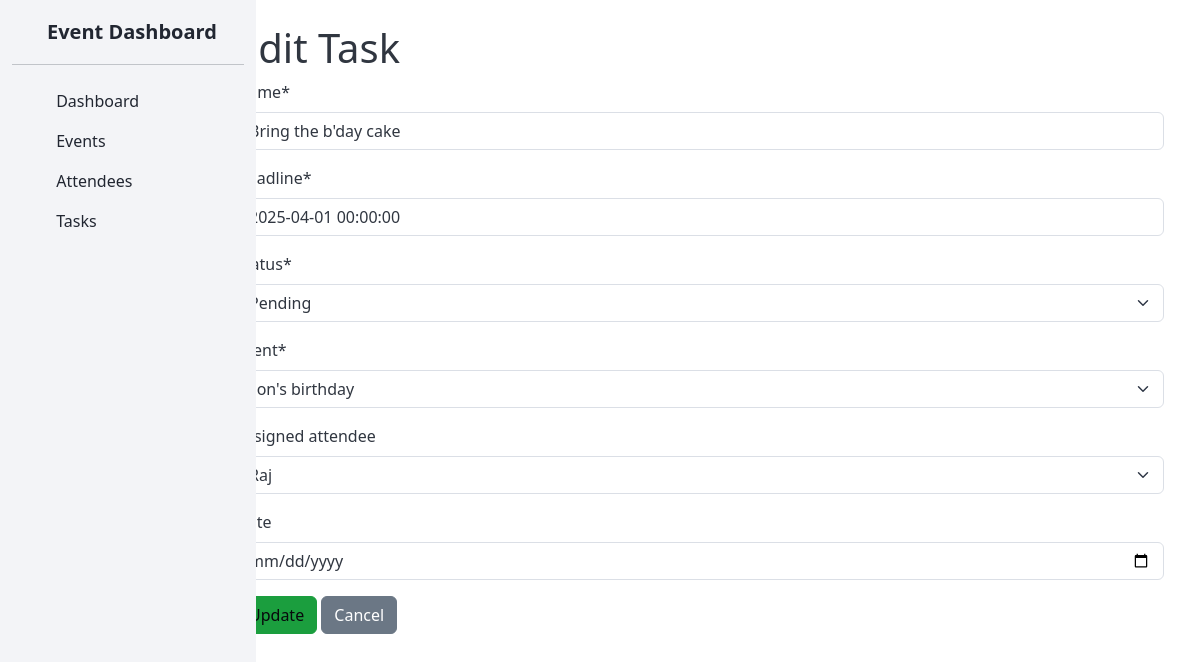
/tasks/7/edit/, run on an earlier commit of the app's database.
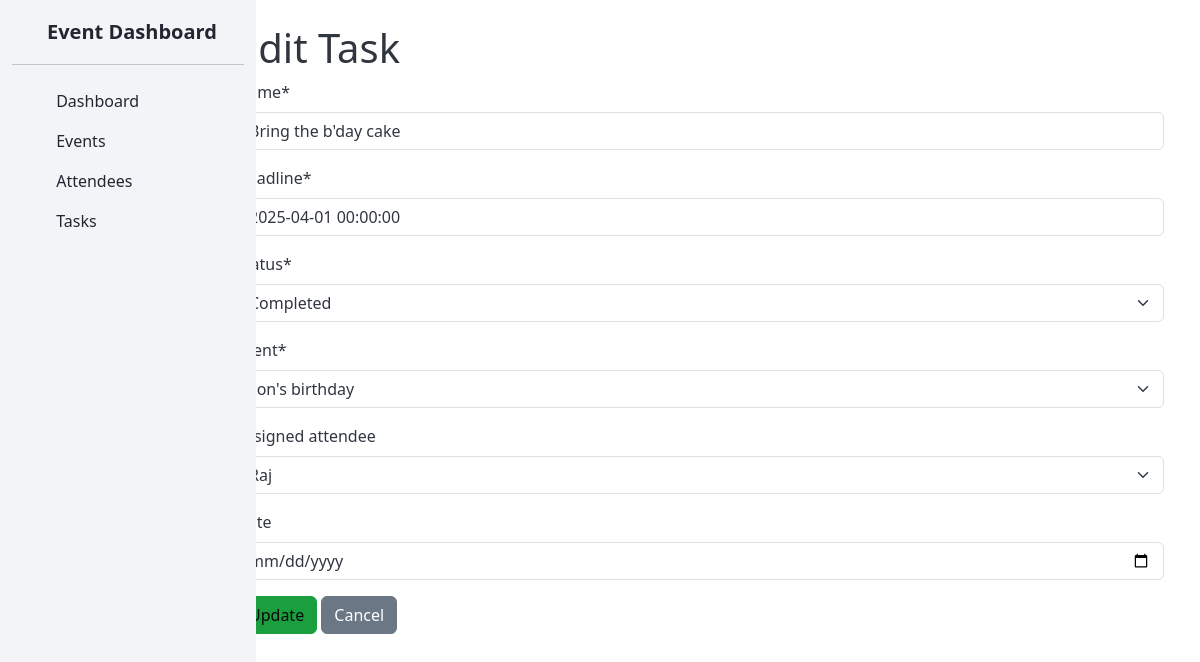
And on a later commit of the database.
### events/models.py (models this page shows, shortened)
class Task(models.Model):
    name = models.CharField(max_length=100)
    deadline = models.DateTimeField()
    status = models.CharField(max_length=50, choices=[('Pending', 'Pending'), ('Completed', 'Completed')])
    event = models.ForeignKey(Event, on_delete=models.CASCADE, related_name='tasks')
    assigned_attendee = models.ForeignKey(Attendee, on_delete=models.SET_NULL, null=True, blank=True)

class Event(models.Model):
    name = models.CharField(max_length=200)
    description = models.TextField()
    location = models.CharField(max_length=200)
    date = models.DateTimeField()
    attendees = models.ManyToManyField('Attendee', related_name='events', blank=False)
    def __str__(self):
        return self.name

class Attendee(models.Model):
    name = models.CharField(max_length=100)
    email = models.EmailField(unique=True)
    event = models.ForeignKey(Event, on_delete=models.CASCADE, related_name='event_attendees')
    def __str__(self):
        return self.name

### events/views.py (the view)
# urls.py: path('tasks/<int:pk>/edit/', views.task_create_edit, name='task_update'),
def task_create_edit(request, pk=None):
    if pk:
        task = get_object_or_404(Task, pk=pk)
        form_title = 'Edit Task'
    else:
        task = None
        form_title = 'Create Task'
    if request.method == 'POST':
        form = TaskForm(request.POST, instance=task)
        if form.is_valid():
            form.save()
            print("Form is valid and saved.")
            return redirect('task_list')
        else:
            print("Form is not valid.")
    else:
        form = TaskForm(instance=task)
    form.helper = FormHelper()
    form.helper.form_method = 'POST'
    form.helper.add_input(Submit('submit', 'Save'))
    return render(request, 'events/form.html', {
        'form': form,
        'form_title': form_title
    })

### events/forms.py
class TaskForm(forms.ModelForm):
    class Meta:
        model = Task
        fields = ['name', 'deadline', 'status', 'event', 'assigned_attendee']

### events/templates/events/form.html (shortened to what this page needs)
{% extends 'events/navbar.html' %}
{% load crispy_forms_tags %}
{% block content %}
<div class="container mt-4">
    <h1>{{ form_title }}</h1>
    <form method="POST" class="needs-validation" novalidate>
        {{ form|crispy }}
        <div class="mb-3">
            <label for="id_date" class="form-label">Date</label>
            <input type="date" id="id_date" name="date" class="form-control" value="{{ form.date.value }}">
        </div>
        <button type="submit" class="btn btn-success">
            {% if form.instance.pk %}
                Update
            {% else %}
                Create
            {% endif %}
        </button>
        <a href="{% url 'event_list' %}" class="btn btn-secondary">Cancel</a>
    </form>
</div>
{% endblock %}

What changed in the data, as far as the page shows it:
changed Task "son's birthday": status "Pending" → "Completed"
